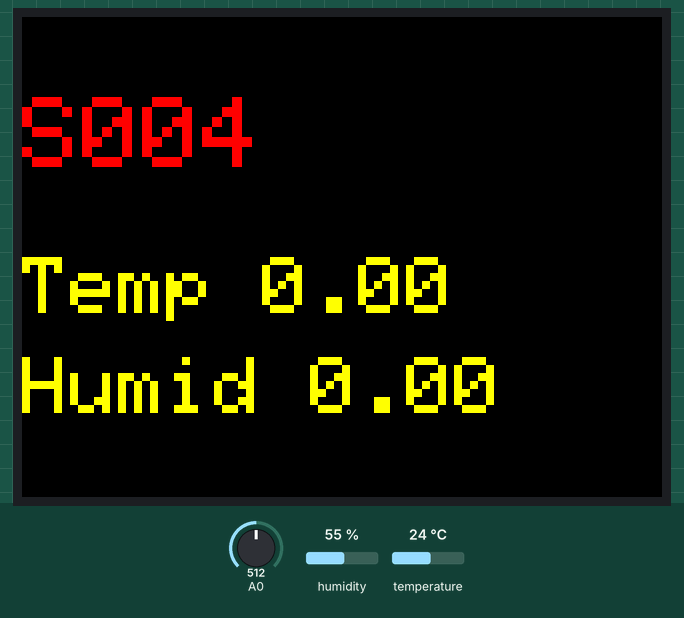
A sketch run on a simulated ESP8266 (NodeMCU). On the bench: 320×240 colour display. Inputs (shaded band) come from the test bench; at power-on: temperature 24 °C, humidity 55 %, A0 = 512. WiFi joins after 1.5 s; servers stay silent unless stated; network time is answered at once with the bench clock; uploads are accepted with an empty reply; the local clock reads 2024-03-15 10:24:30 at power-on unless the sketch sets it; what the sketch prints to the serial monitor is not drawn.

Above: at 2.9 s.
3.0 s: temperature set to 28 °C
At 8.2 s:
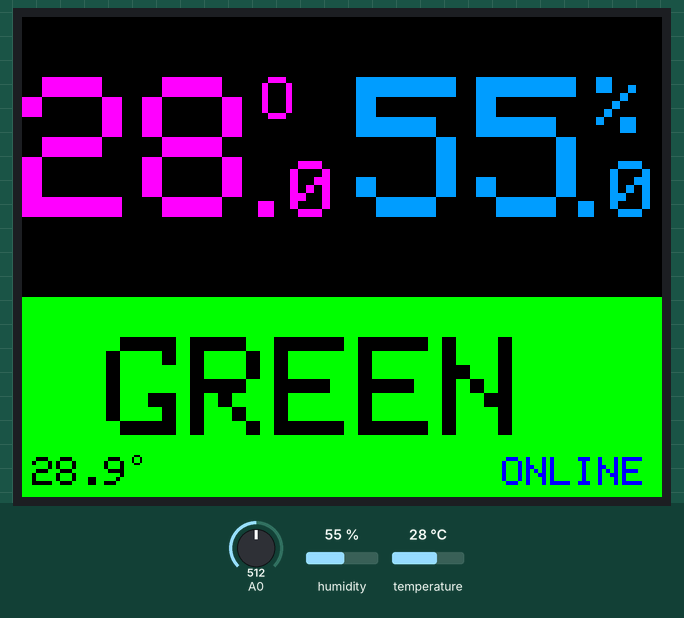
8.8 s: humidity set to 29 %
At 13.2 s:
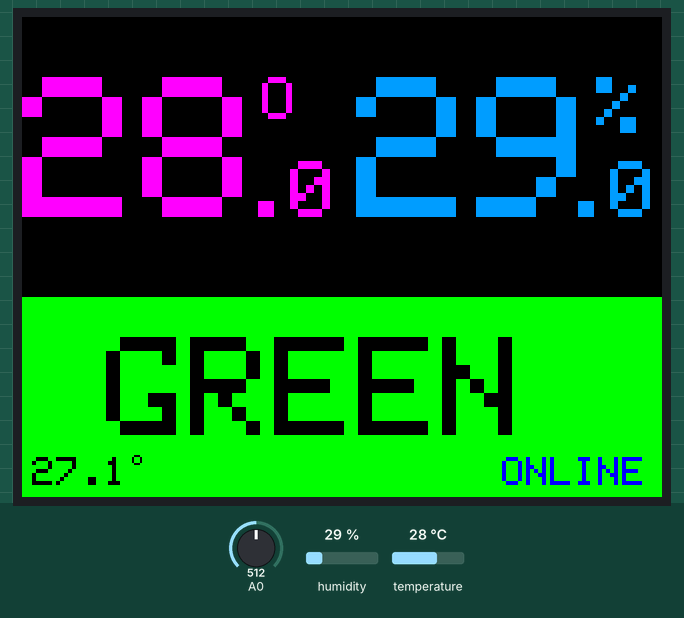
14.0 s: humidity set to 26 %
At 18.2 s:
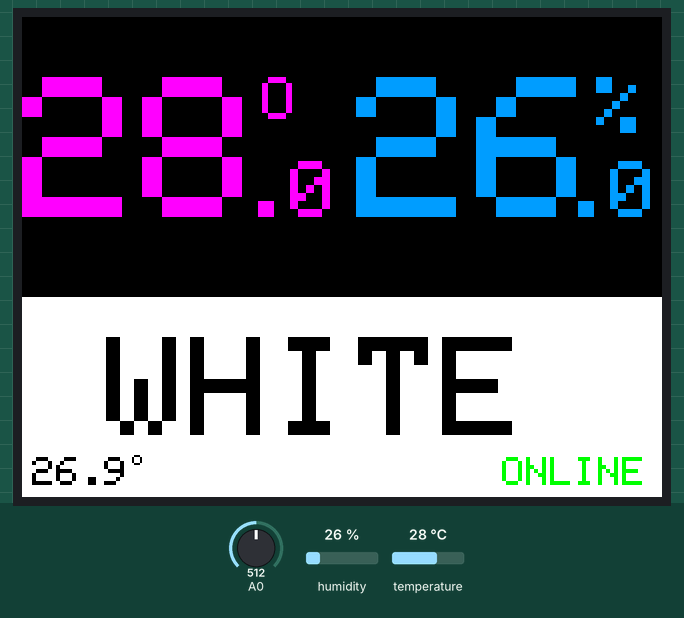
19.1 s: temperature set to 41 °C
At 23.1 s:
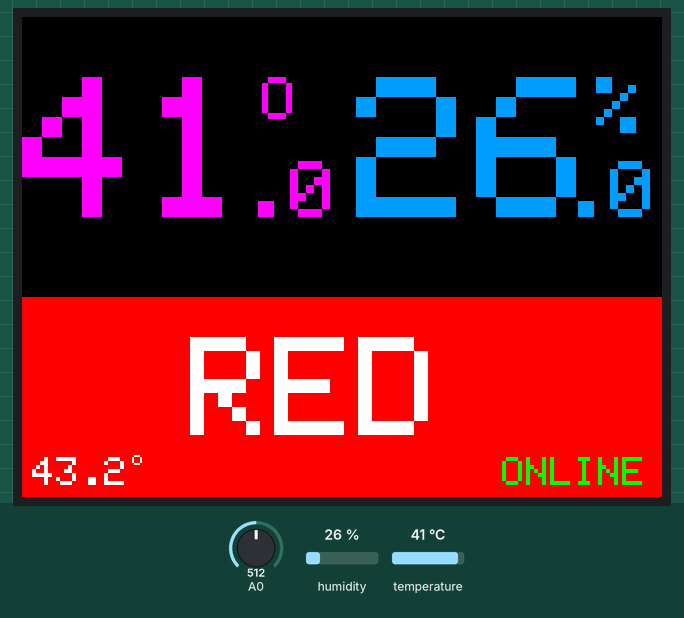
24.2 s: humidity set to 68 %
At 29.1 s:
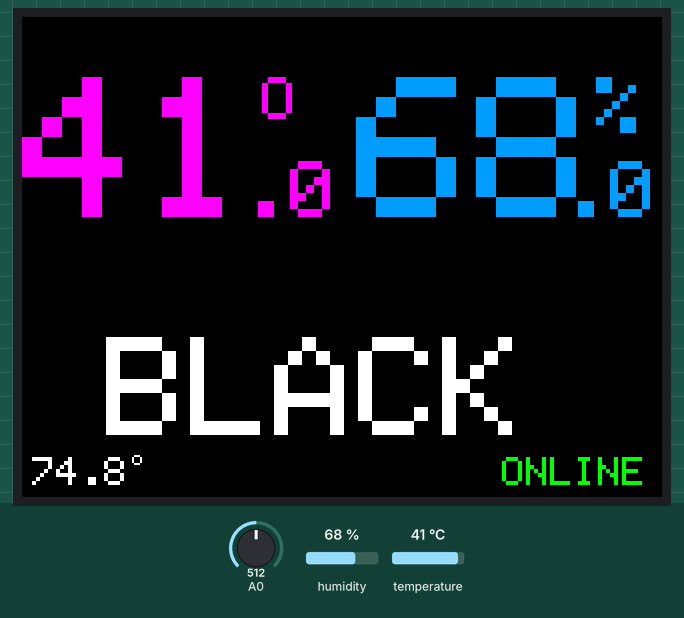
29.4 s: temperature set to 31 °C
At 34.2 s:
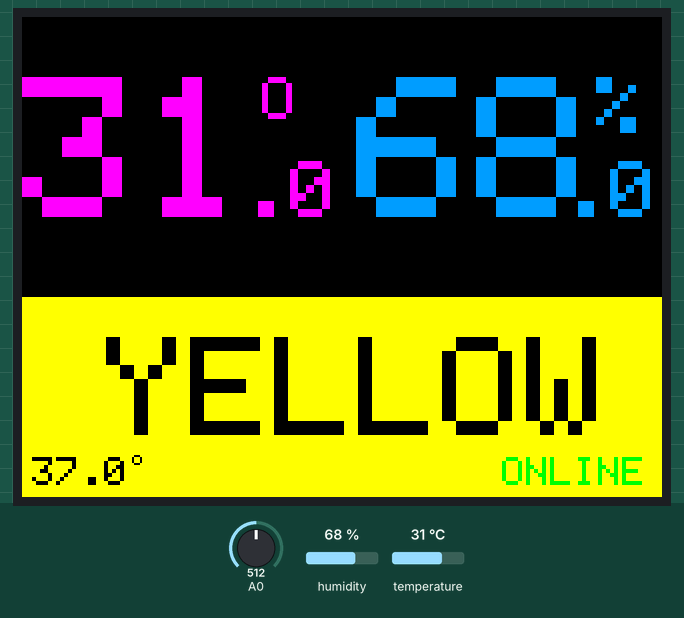
Timing chart, 0 to 35.5 s (numbered marks = the images above; inputs shaded):
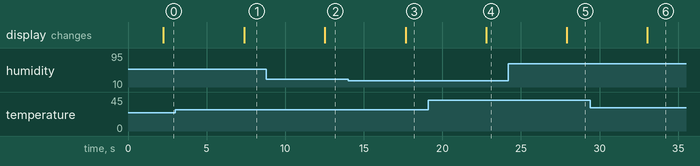

Measured:
- the behaviour switches between 28 and 27 % on humidity (found by bisection; images 2 and 3)
- after the input at 3.0 s, the display: changes after 4.4 s (image 1)
- after the input at 8.8 s, the display: changes after 3.7 s (image 2)
- after the input at 14.0 s, the display: changes after 3.7 s (image 3)
- after the input at 19.1 s, the display: changes after 3.7 s (image 4)
- after the input at 24.2 s, the display: changes after 3.7 s (image 5)
- after the input at 29.4 s, the display: changes after 3.6 s (image 6)

The sketch:

HT-Army2024-Arduino.ino
```cpp
/*Connect
HT22
HT22 <---> D1
VCC <---> 3V3,
GND <---> GND
LED2.4Display
LED <---> 3V3
CS <---> D2
RST <---> D3
D/C <---> D4
MOSI <---> D7
SCK <---> D5
VCC <---> 3V3,l
GND <---> GND
*/

#include <WiFiManager.h> // https://github.com/tzapu/WiFiManager
#include <WiFiUdp.h>
#include "DHT.h"
#include <Adafruit_GFX.h>    // Core graphics library
#include <Adafruit_ST7789.h> // Hardware-specific library for ST7789
#include <SPI.h>
#include <ESP8266HTTPClient.h>
#include <WiFiClientSecureBearSSL.h>
#include <NTPClient.h>
#include <TridentTD_LineNotify.h>
#include <ArduinoJson.h>

String DEVICE_ID = "S004";  //edit=====================================
#define SCREEN_VERSION 1 //edit=====================================

#define TFT_CS         D2   //14
#define TFT_RST        D3   //15
#define TFT_DC         D4   //32
#define DHTPIN D1
#define DHTTYPE DHT22

#if SCREEN_VERSION == 1
  #define ST77XX_B 0X04FF
  #define ST77XX_M 0XF81F
  #define ST77XX_CYAN 0X07FF
#elif SCREEN_VERSION == 2
  #define ST77XX_B 0X04FF
  #define ST77XX_M 0x07E0
  #define ST77XX_BLACK 0xFFFF
  #define ST77XX_RED 0xFFE0
  #define ST77XX_GREEN 0xF81F
  #define ST77XX_WHITE 0x0000
  #define ST77XX_BLUE 0xF800
  #define ST77XX_CYAN 0x07FF
  #define ST77XX_MAGENTA 0xF81F
#endif

bool firsttime = true;
float humid,temp,hic,water,pm25;
int train,rest,timestamp;
String flag,status;
float adjust_temp = 0;
float adjust_humid = 0;
float adjust_pm25 = 0;
const long offsetTime = 25200;       // หน่วยเป็นวินาที จะได้ 7*60*60 = 25200
String LINE_TOKEN1,LINE_TOKEN2,LINE_TOKEN3,UNIT;
String sheet_api = ""; //"https://script.google.com/macros/s/AKfycbx1nHCA01C2U0NdpsnPdO0Oc5xEjLgfOZWIOwu1f0DX72OGHOHHBRdRqwZyNO-EENF1xg/exec?action=addData";
// String url1 = "https://raw.githubusercontent.com/phawitb/HT-Army2024/main/config.txt";
String url1 = "https://script.google.com/macros/s/AKfycbx1nHCA01C2U0NdpsnPdO0Oc5xEjLgfOZWIOwu1f0DX72OGHOHHBRdRqwZyNO-EENF1xg/exec?id=" + DEVICE_ID + "&action=getConfig";
String url2 = "https://raw.githubusercontent.com/phawitb/HT-Army2024/main/config_googlesheetAPi.txt";
bool SEND_LINE = false;
bool SEND_DATA = false;
String message;

WiFiUDP ntpUDP;
Adafruit_ST7789 tft = Adafruit_ST7789(TFT_CS, TFT_DC, TFT_RST);
DHT dht(DHTPIN, DHTTYPE);
WiFiManager wm;
NTPClient timeClient(ntpUDP, "pool.ntp.org", offsetTime);
WiFiClientSecure client;

float stringToFloat(String str) {
  char charArray[str.length() + 1];
  str.toCharArray(charArray, str.length() + 1);

  return atof(charArray);
}

void parseJsonString(String text) {
    StaticJsonDocument<256> doc;
    DeserializationError error = deserializeJson(doc, text);
    if (error) {
        Serial.print(F("deserializeJson() failed: "));
        Serial.println(error.f_str());
        return;
    }
    UNIT = doc["unit"].as<String>();
    adjust_temp = doc["adj_temp"].as<float>();
    adjust_humid = doc["adj_humid"].as<float>();
    adjust_pm25 = doc["adj_pm25"].as<float>();
    LINE_TOKEN1 = doc["line1"].as<String>();
    LINE_TOKEN2 = doc["line2"].as<String>();
    LINE_TOKEN3 = doc["line3"].as<String>();

}

void read_google_sheet(void)
{
  std::unique_ptr<BearSSL::WiFiClientSecure>client(new BearSSL::WiFiClientSecure);
  client->setInsecure();
  HTTPClient https1;
  // String url = "https://script.google.com/macros/s/AKfycbx1nHCA01C2U0NdpsnPdO0Oc5xEjLgfOZWIOwu1f0DX72OGHOHHBRdRqwZyNO-EENF1xg/exec?id=" + DEVICE_ID + "&action=getConfig";
  Serial.println("Reading Data From Google Sheet.....");
  https1.begin(*client, url1.c_str());
  https1.setFollowRedirects(HTTPC_STRICT_FOLLOW_REDIRECTS);
  int httpCode = https1.GET();
  Serial.print("HTTP Status Code: ");
  Serial.println(httpCode);
  //-----------------------------------------------------------------------------------
  if(httpCode <= 0){Serial.println("Error on HTTP request"); https1.end(); return;}
  //-----------------------------------------------------------------------------------
  //reading data comming from Google Sheet
  String payload = https1.getString();
  Serial.println("Payload: "+payload);
  //-----------------------------------------------------------------------------------
  if(httpCode == 200)
  message= payload;
  //-------------------------------------------------------------------------------------
  https1.end();
}

int update_api(String DEVICE_ID,float temp,float humid,float hic,String flag){
  std::unique_ptr<BearSSL::WiFiClientSecure>client(new BearSSL::WiFiClientSecure);
  client->setInsecure();
  HTTPClient https;
  int httpResponseCode;
  if(https.begin(*client, sheet_api)) {
      // String p = "{\"date\":20240502,\"id\":\"S002\",\"temp\":12.33,\"humid\":43.3,\"hic\":60.78,\"flag\":\"red\"}";
      String p = "{\"date\":" + String(timeClient.getEpochTime()) +
                  ",\"id\":\"" + DEVICE_ID +
                  "\",\"temp\":" + String(temp) +
                  ",\"humid\":" + String(humid) +
                  ",\"hic\":" + String(hic) +
                  ",\"flag\":\"" + flag + "\"}";

      https.addHeader("Content-Type", "application/json");
      httpResponseCode = https.POST(p);
      String content = https.getString();
      Serial.print("\nhttpResponseCode"); Serial.print(httpResponseCode);
      Serial.print("content"); Serial.println(content);
      https.end();
    }
    else{
      Serial.printf("[HTTPS] Unable to connect\n");
    }
    return httpResponseCode;

}

void updateScreen(String flag,float temp,float humid,String status,int bat_percentage) {
  tft.fillScreen(ST77XX_BLACK);
  if(status=="online"){
    tft.setTextColor(ST77XX_M);
  }
  else{
    tft.setTextColor(ST77XX_RED);
  }
  if(temp == -99){
    tft.setTextColor(ST77XX_BLACK);
  }
  tft.setCursor(0, 30);
  tft.setTextSize(10);
  tft.print(String(int(floor(temp))));
  tft.setTextSize(3);
  tft.print("O");
  tft.setTextColor(ST77XX_B);
  if(temp == -99){
    tft.setTextColor(ST77XX_BLACK);
  }
  tft.setCursor(167, 30);
  tft.setTextSize(10);
  tft.print(String(int(floor(humid))));
  tft.setTextSize(4);
  tft.print("%");
  tft.setTextSize(4);
  tft.setCursor(110, 72);
  if(status=="online"){
    tft.setTextColor(ST77XX_M);
  }
  else{
    tft.setTextColor(ST77XX_RED);
  }
  if(temp == -99){
    tft.setTextColor(ST77XX_BLACK);
  }
  tft.print("." + String(int(10*(temp-floor(temp)))));
  tft.setCursor(270, 72);
  tft.setTextColor(ST77XX_B);
  if(temp == -99){
    tft.setTextColor(ST77XX_BLACK);
  }
  tft.print("." + String(int(10*(humid-floor(humid)))));
  tft.setCursor(0, 160);
  tft.setTextSize(7);
  if(flag=="GREEN"){
    tft.fillRect(0,140,350,140,ST77XX_GREEN);  //bg
    tft.setTextColor(ST77XX_BLACK); //text
    tft.println(" GREEN ");   //7
  }
  else if (flag=="RED") {
    tft.fillRect(0,140,350,140,ST77XX_RED);
    tft.setTextColor(ST77XX_WHITE);
    tft.println("  RED  ");   //7
  }
  else if (flag=="YELLOW") {
    tft.fillRect(0,140,350,140,ST77XX_YELLOW);
    tft.setTextColor(ST77XX_BLACK);
    tft.println(" YELLOW ");   //7
  }
  else if (flag=="BLACK") {
    tft.fillRect(0,140,350,140,ST77XX_BLACK);
    tft.setTextColor(ST77XX_WHITE);
    tft.println(" BLACK ");   //7
  }
  else if (flag=="WHITE") {
    tft.fillRect(0,140,350,140,ST77XX_WHITE);
    tft.setTextColor(ST77XX_BLACK);
    tft.println(" WHITE ");   //7
  }
  tft.setCursor(5, 220);
  tft.setTextSize(2);
  tft.println(String(hic,1));
  tft.setTextSize(1);
  tft.setCursor(55, 217);
  tft.print("o");
  if(status == "online"){
    tft.setCursor(240, 220);
    if(flag=="GREEN"){
      tft.setTextColor(ST77XX_BLUE);
    }
    else{
      tft.setTextColor(ST77XX_GREEN);
    }
  }
  else{
    tft.setCursor(230, 220);
    if(flag=="RED"){
      tft.setTextColor(ST77XX_BLACK);
    }
    else{
      tft.setTextColor(ST77XX_RED);
    }
  }
  if(status=="severfail"){
    tft.setCursor(210, 220);
  }
  tft.setTextSize(2);
  String s = status;
  s.toUpperCase();
  tft.print(s);
}

void setup(){
  Serial.begin(115200);

  dht.begin();

  //setup screen
  if(SCREEN_VERSION==1){
    tft.init(240, 320);
    tft.invertDisplay(false);
    tft.setRotation(3);
  }
  else if(SCREEN_VERSION==2){
    tft.init(240, 320);
    tft.setRotation(1);

  }
  tft.fillScreen(ST77XX_BLACK);
  tft.setTextColor(ST77XX_RED);
  tft.setCursor(0, 40);
  tft.setTextSize(5);
  tft.println(DEVICE_ID);

  WiFi.mode(WIFI_STA); // explicitly set mode, esp defaults to STA+AP

  wm.setConfigPortalBlocking(false);
  wm.setConfigPortalTimeout(60);
  if(wm.autoConnect("AutoConnectAP")){
      Serial.println("connected...yeey :)");
  }
  else {
      Serial.println("Configportal running");
  }

}

void loop(){

  Serial.print("sheet_api"); Serial.println(sheet_api);

  int bat_percentage = analogRead(A0);
  Serial.print("Batterry Percen...");
  Serial.println(bat_percentage);
  Serial.print("A0...");
  Serial.println(analogRead(A0));

  if(WiFi.status() == WL_CONNECTED && firsttime == true){
    firsttime = false;
    timeClient.begin();

    //GET CONFIG
    read_google_sheet();
    parseJsonString(message);

    Serial.print("UNIT: ");     Serial.println(UNIT);
    Serial.print("adjust_temp: "); Serial.println(adjust_temp);
    Serial.print("adjust_humid: "); Serial.println(adjust_humid);
    Serial.print("adjust_pm25: "); Serial.println(adjust_pm25);
    Serial.print("LINE_TOKEN1: "); Serial.println(LINE_TOKEN1);
    Serial.print("LINE_TOKEN2: "); Serial.println(LINE_TOKEN2);
    Serial.print("LINE_TOKEN3: "); Serial.println(LINE_TOKEN3);

    std::unique_ptr<BearSSL::WiFiClientSecure>client2(new BearSSL::WiFiClientSecure);
    client2->setInsecure();
    // //get config1 error and token===========================
    // HTTPClient https1;
    // Serial.println("Requesting " + url1);
    // if (https1.begin(*client, url1)) {
    //   int httpCode1 = https1.GET();
    //   String content1 = https1.getString();
    //   Serial.println("===================================== Response code: " + String(httpCode1) + content1);
    //   String b = splitString(content1,DEVICE_ID);   //"202306002");
    //   Serial.println(b);
    //   splitString2(b);

    // }
    //get config2 sheet api url from github ===========================
    HTTPClient https2;
    Serial.println("Requesting " + url2);
    if (https2.begin(*client2, url2)) {
      int httpCode2 = https2.GET();
      String content2 = https2.getString();
      Serial.println("xxxxxxxxxx Response code: xxxxxxxxx");
      Serial.println(String(httpCode2));
      Serial.println(String(content2));
      if(content2 != ""){
        sheet_api = content2;
      }
      Serial.println(sheet_api);
      Serial.println("xxxxxxxxxx ============== xxxxxxxxx");

    }

    //show config on screen
    tft.fillScreen(ST77XX_BLACK);
    tft.setTextColor(ST77XX_RED);
    tft.setCursor(0, 40);
    tft.setTextSize(5);
    tft.println(DEVICE_ID);

    tft.setTextColor(ST77XX_YELLOW);
    tft.setTextSize(4);
    tft.setCursor(0, 120);
    String s = "";
    if(adjust_temp >0){
        s = "+";
    }
    tft.println("Temp "+s+String(adjust_temp));
    tft.setCursor(0, 170);
    s = "";
    if(adjust_humid >0){
        s = "+";
    }
    tft.println("Humid "+s+String(adjust_humid));

    delay(5000);

  }

  //read DHT
  humid = dht.readHumidity() + adjust_humid;
  temp = dht.readTemperature() + adjust_temp;
  if(isnan(humid) || isnan(temp)) {
    humid = -99;
    temp = -99;
    hic = -99;
  }
  else{
    hic = dht.computeHeatIndex(temp, humid, false);
  }
  if(hic == -99){
    flag = "none";
    water = -1;
    train = -1;
    rest = -1;
  }
  else if(hic<27){
    flag = "WHITE";
    water = 0.5;
    train = 60;
    rest = 0;
  }
  else if(hic<32){
    flag = "GREEN";
    water = 1.5;
    train = 50;
    rest = 10;
  }
  else if(hic<41){
    flag = "YELLOW";
    water = 1;
    train = 45;
    rest = 15;
  }
  else if(hic<55){
    flag = "RED";
    water = 1;
    train = 30;
    rest = 30;
  }
  else{
    flag = "BLACK";
    water = 1;
    train = 20;
    rest = 40;
  }
  Serial.print("temp");
  Serial.println(temp);
  Serial.print("humid");
  Serial.println(humid);
  Serial.print("adjust_temp");
  Serial.println(adjust_temp);
  Serial.print("adjust_humid");
  Serial.println(adjust_humid);

  if(WiFi.status() == WL_CONNECTED){

    status = "online";
    timeClient.update();
    Serial.print("timeClient.getMinutes()"); Serial.println(timeClient.getMinutes());
    if(SEND_LINE==false && timeClient.getMinutes()==0){

      String msg = UNIT + "\n";
      msg += "●Flag: " + flag + "\n";
      msg += "●Temp: " + String(temp) + "°C\n";
      msg += "●Humidity: " + String(humid) + "%\n";
      msg += "●Heat index: " + String(hic) + "°C\n";
      msg += "●Train/Rest: " + String(train) + "/" + String(rest) + " min.\n";
      msg += "●Water: " + String(water) + " L/hr\n";

      LINE.setToken(LINE_TOKEN1);
      LINE.notify(msg);
      LINE.setToken(LINE_TOKEN2);
      LINE.notify(msg);
      LINE.setToken(UNIT);

      SEND_LINE = true;

    }
    if(SEND_DATA==false && timeClient.getMinutes()%10==0){
      int httpResponseCode = update_api(DEVICE_ID, temp, humid, hic, flag);
      if(httpResponseCode != 201){
        status = "severfail";
      }
      SEND_DATA = true;

    }
    if(timeClient.getMinutes()%10!=0){
      SEND_LINE = false;
      SEND_DATA = false;

    }
  }
  else{
    status = "offline";
  }

  //update screen
  updateScreen(flag,temp,humid,status,bat_percentage);

  wm.process();
  delay(5000);

}
```
